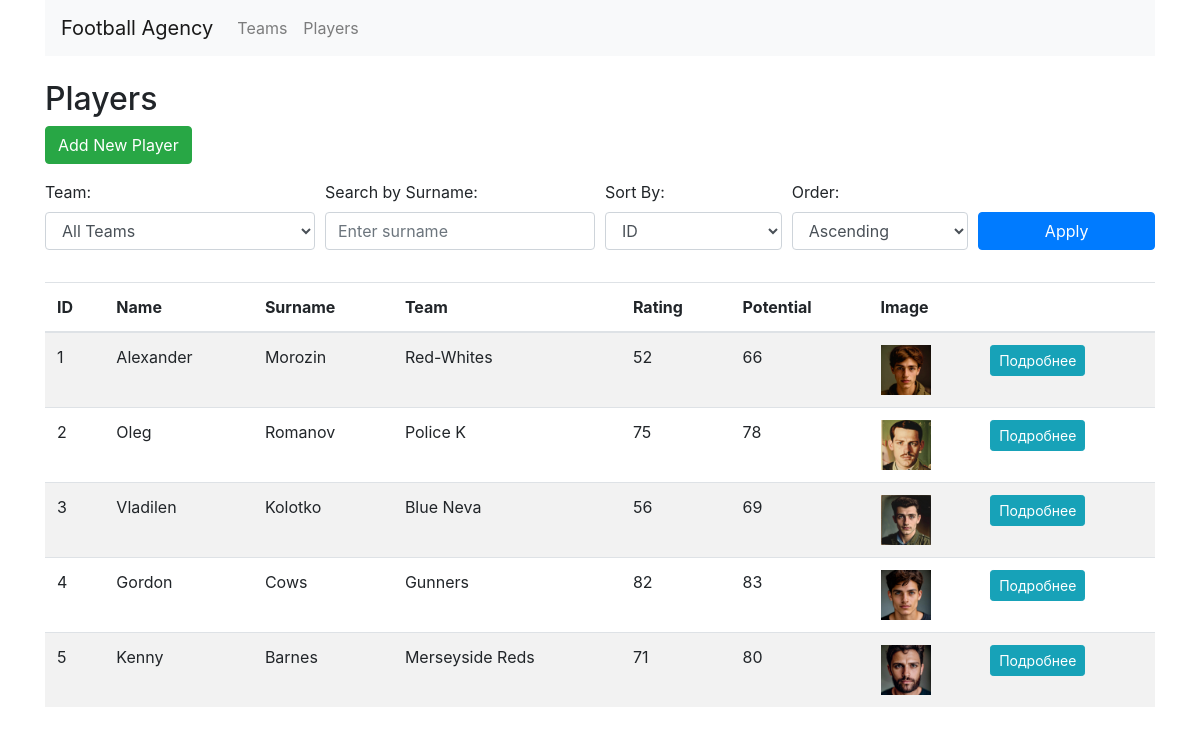
Page /football_agency/players/ on the earlier database version.
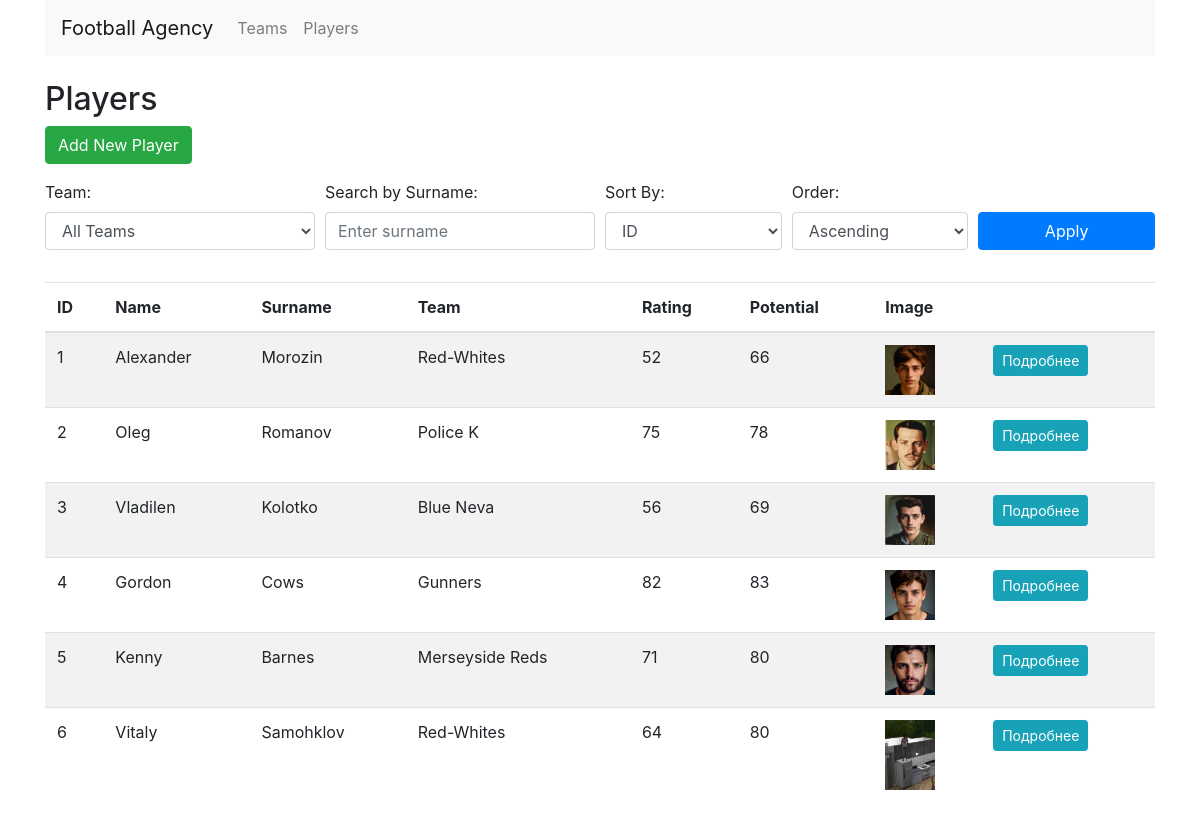
Same page on the later database version.
### football_agency/models.py (models this page shows, shortened)
class Player(models.Model):
    name = models.CharField(max_length=100)
    surname = models.CharField(max_length=100)
    age = models.IntegerField()
    nation = models.CharField(max_length=100)
    position = models.CharField(max_length=50)
    rating = models.IntegerField()
    potential = models.IntegerField()
    mood = models.IntegerField()
    player_image = models.ImageField(upload_to='player_images/', null=True, blank=True)
    id_team = models.ForeignKey(Team, on_delete=models.SET_NULL, null=True, blank=True)

class Team(models.Model):
    team_name = models.CharField(max_length=100)
    country = models.CharField(max_length=100)
    team_image = models.ImageField(upload_to='team_images/', null=True, blank=True)

### football_agency/views.py (the view)
# urls.py: path('players/', views.player_list, name='player_list'),
def player_list(request):
    players = Player.objects.all()
    teams = Team.objects.all()
    sort = request.GET.get('sort', 'id')  # по умолчанию сортируем по 'id'
    direction = request.GET.get('direction', 'asc')  # по умолчанию - по возрастанию
    team = request.GET.get('team')
    search = request.GET.get('search', '')
    if team:
        players = players.filter(id_team__id=team)
    if search:
        players = players.filter(surname__icontains=search)
    if direction == 'desc':
        sort = f'-{sort}'
    players = players.order_by(sort)
    return render(request, 'football_agency/player_list.html', {
        'players': players,
        'teams': teams,
    })

### football_agency/templates/football_agency/player_list.html (shortened to what this page needs)
{% extends 'football_agency/base.html' %}
{% block content %}
<h2>Players</h2>
<a href="{% url 'create_player' %}" class="btn btn-success mb-3">Add New Player</a>
<form method="get" class="mb-3">
    <div class="form-row align-items-end">
        <div class="form-group col-md-3">
            <label for="team">Team:</label>
            <select name="team" id="team" class="form-control">
                <option value="">All Teams</option>
            </select>
        </div>
        <div class="form-group col-md-3">
            <label for="search">Search by Surname:</label>
            <input type="text" name="search" id="search" class="form-control" placeholder="Enter surname" value="{{ request.GET.search }}">
        </div>
        <div class="form-group col-md-2">
            <label for="sort">Sort By:</label>
            <select name="sort" id="sort" class="form-control">
                <option value="id" {% if request.GET.sort == 'id' %}selected{% endif %}>ID</option>
            </select>
        </div>
        <div class="form-group col-md-2">
            <label for="direction">Order:</label>
            <select name="direction" id="direction" class="form-control">
                <option value="asc" {% if request.GET.direction == 'asc' %}selected{% endif %}>Ascending</option>
            </select>
        </div>
        <div class="form-group col-md-2">
            <button type="submit" class="btn btn-primary btn-block">Apply</button>
        </div>
    </div>
</form>
<table class="table table-striped">
    <thead>
        <tr>
            <th>ID</th>
            <th>Name</th>
            <th>Surname</th>
            <th>Team</th>
            <th>Rating</th>
            <th>Potential</th>
            <th>Image</th>
            <th></th>
        </tr>
    </thead>
    <tbody>
        {% for player in players %}
        <tr>
            <td>{{ player.id }}</td>
            <td>{{ player.name }}</td>
            <td>{{ player.surname }}</td>
            <td>{{ player.id_team.team_name }}</td>
            <td>{{ player.rating }}</td>
            <td>{{ player.potential }}</td>
            <td><img src="{{ player.player_image.url }}" alt="{{ player.name }}" width="50"></td>
            <td><a href="{% url 'player_detail' player.id %}" class="btn btn-info btn-sm">Подробнее</a></td>
        </tr>
        {% endfor %}
    </tbody>
</table>
{% endblock %}

Differences in the rows shown:
added Player: id "6", name "Vitaly", surname "Samohklov", id_team.team_name "Red-Whites", rating "64", potential "80", player_image (picture)
